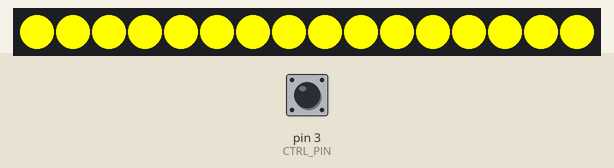
Recording of a sketch running on a simulated Arduino Uno, built with avr-gcc and run on an emulated ATmega328P. On the bench: 16 RGB LEDs in strip order, left to right. The inputs (shaded band) are chosen by the test bench; at power-on: pin 3 (CTRL_PIN) HIGH.

Above: at 1.4 s.
1.5 s: pin 3 (CTRL_PIN) pulled LOW for 0.15 s
3.1 s: pin 3 (CTRL_PIN) pulled LOW for 3.2 s
At 3.9 s:
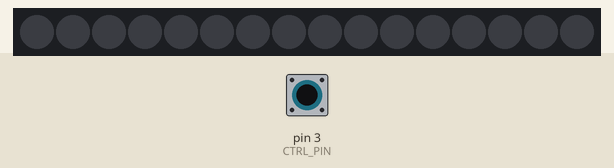
Timing chart, 0 to 6.1 s (numbered marks = the images above; inputs shaded):
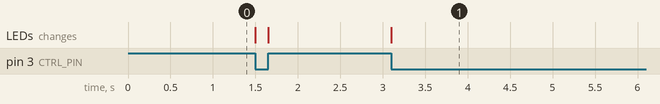

The sketch:

camera_ring.ino
```cpp
// camera_ring.ino -- Code for a Trinket M0 to drive green LEDs for camera
// dlb, Oct 2021

#include <Adafruit_NeoPixel.h>

#define NEO_PIN     1
#define CTRL_PIN    3
#define NPIXELS    16
#define LIGHTS_ON  HIGH
#define LIGHTS_OFF LOW
#define OUR_GREEN  0x0000FF00
#define OUR_OFF    0x00000000

Adafruit_NeoPixel pixels(NPIXELS, NEO_PIN, NEO_GRB + NEO_KHZ800);

void setup() {
  pinMode(CTRL_PIN, INPUT_PULLUP);
  pixels.begin();
  set_lights(OUR_GREEN);
  delay(200);
}

int last_ctrl = LIGHTS_ON;
void loop() {
  int new_ctrl = digitalRead(CTRL_PIN);
  if(new_ctrl != last_ctrl) {
    last_ctrl = new_ctrl;
    if(new_ctrl == LIGHTS_ON) set_lights(OUR_GREEN);
    else                      set_lights(OUR_OFF);
  }
}

void set_lights(int color) {
  for(int i=0; i < NPIXELS; i++) {
    pixels.setPixelColor(i, color);
  }
  pixels.show();
}
```

Measured:
- after the input at 3.1 s, the LEDs: change at once (image 1)
